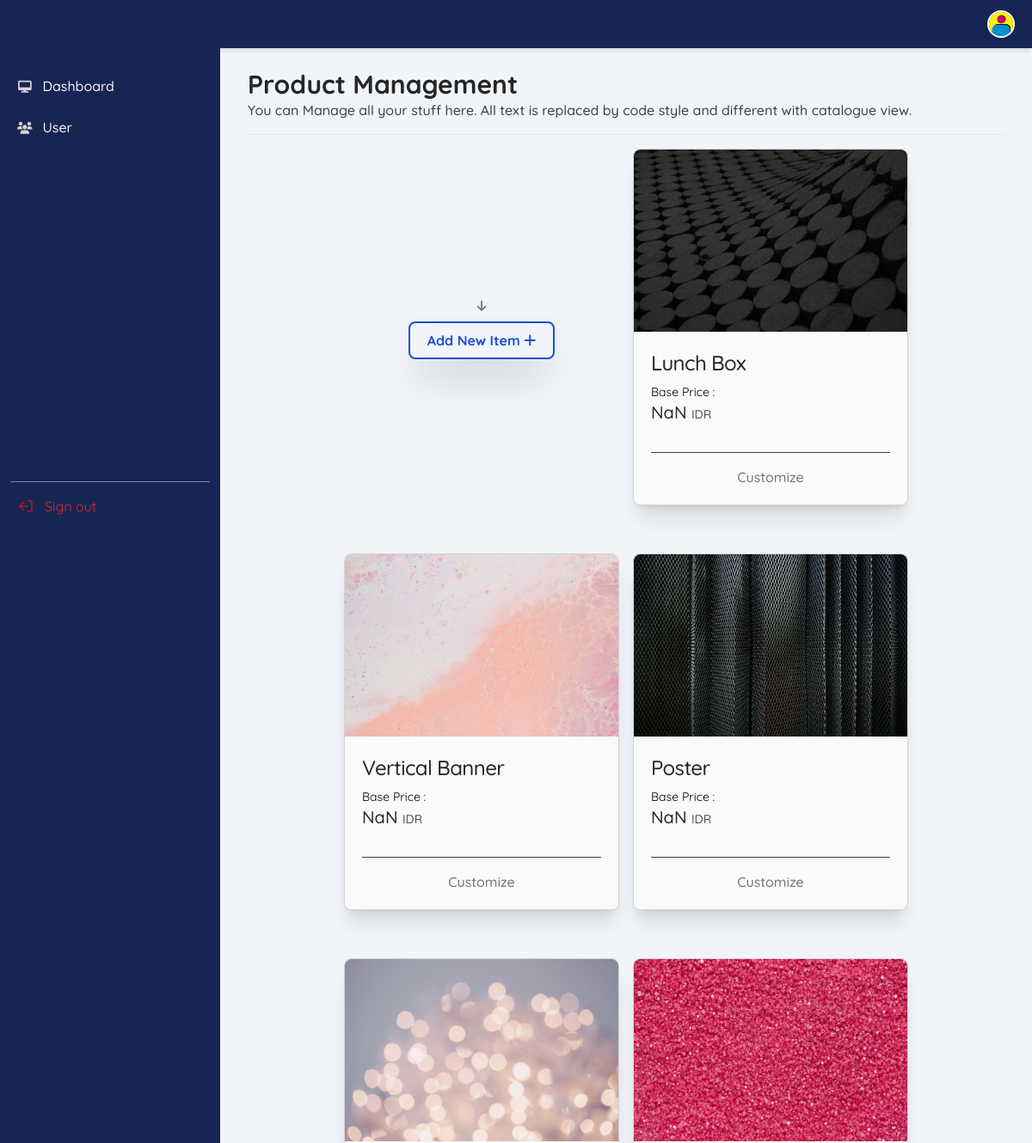
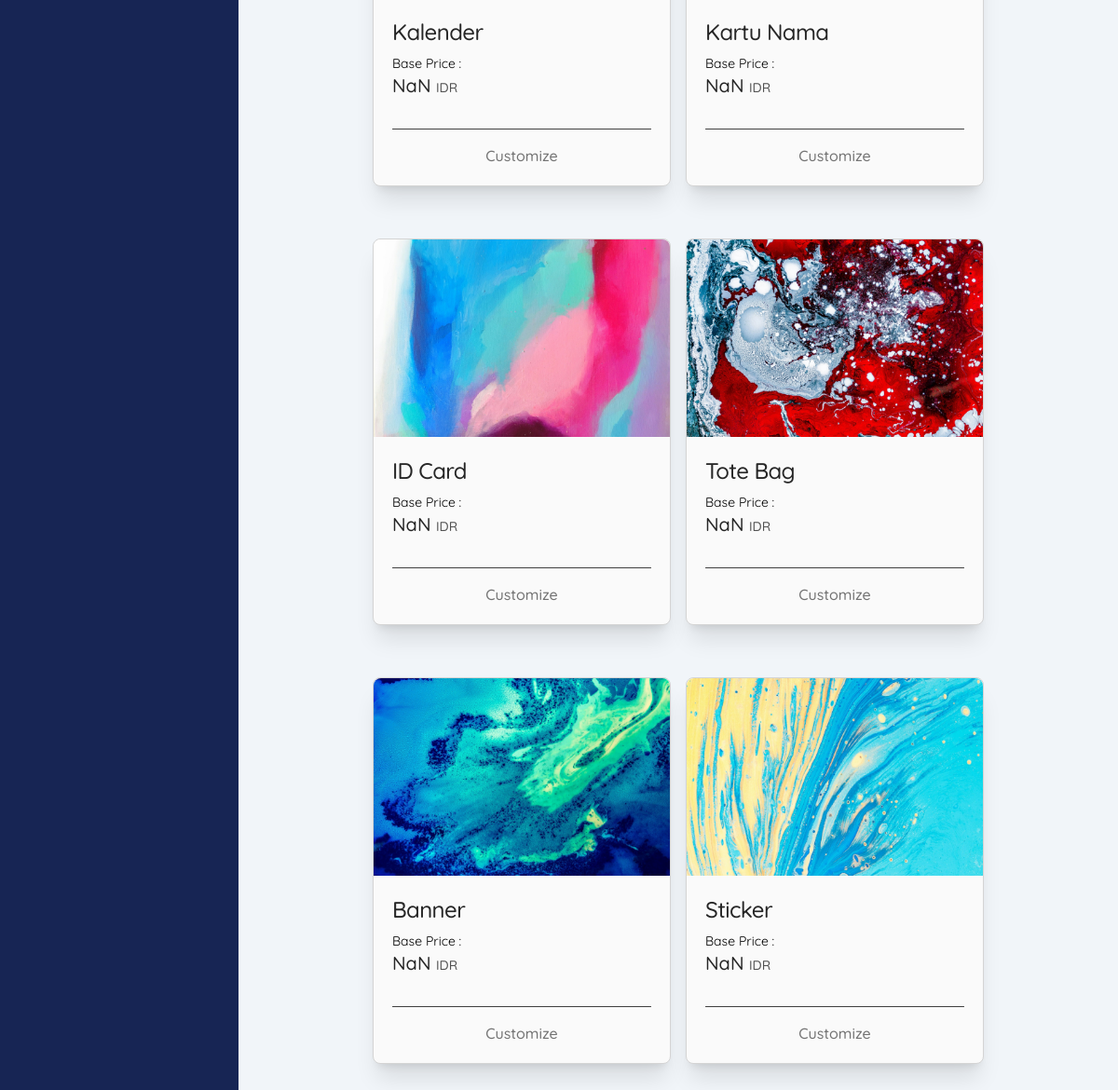
The page /product.php (signed in) on the database its author committed (2 pictures, top to bottom).
### tables this page shows
CREATE TABLE `menu` (
  `menu_id` int(11) NOT NULL,
  `menu_title` varchar(20) NOT NULL,
  `menu_url` varchar(100) NOT NULL,
  `menu_icon` varchar(255) NOT NULL,
  `menu_access` varchar(100) NOT NULL
);

CREATE TABLE `product` (
  `product_id` int(11) NOT NULL,
  `product_name` varchar(100) NOT NULL,
  `product_thumbnail` varchar(255) NOT NULL,
  `product_desc` text NOT NULL,
  `product_price` int(11) NOT NULL
);

### product.php (the view, shortened to what this page needs)
<?php
include_once 'conn.php';
?>
<!DOCTYPE html>
<html lang="en">
<head>
    <script src="https://cdn.tailwindcss.com"></script>
    <link href="https://cdnjs.cloudflare.com/ajax/libs/flowbite/2.3.0/flowbite.min.css" rel="stylesheet" />
    <link href="assets/css/custom.css" rel="stylesheet">
    <link rel="stylesheet" href="https://cdnjs.cloudflare.com/ajax/libs/font-awesome/6.5.2/css/all.min.css" />
</head>
<body class="bg-slate-100">
    <?php include '_navside.php' ?>
    <div class="p-4 sm:ml-64">
        <div class="p-4 mt-12">
            <div class="w-full">
                <h2 class="text-neutral-800 font-bold text-3xl">
                    Product Management
                </h2>
                <p class="text-neutral-700 font-medium">You can Manage all your stuff here. All text is replaced by code style and different with <a href="/index.php#catalugue">catalogue view</a>.</p>
                <hr class="w-full bg-blue-950 rounded mt-4">
            </div>
            <div class="w-full mt-4">
                <div class="flex flex-wrap w-full justify-center gap-4">
                    <div class="max-w-full w-full sm:max-w-full md:max-w-sm lg:max-w-xs xl:max-w-xs mb-10 backdrop-blur-sm">
                        <div class="p-5 flex justify-center text-center items-center py-40 h-full rounded">
                            <a class="text-neutral-500 hover:text-neutral-800" style="cursor: pointer;" data-modal-target="add-item-modal" data-modal-toggle="add-item-modal">
                                <i class="fa fa-arrow-down text-sm mb-2"></i>
                                <h5 class="text-blue-700 hover:text-white border-2 border-blue-700 hover:bg-blue-800 focus:ring-4 focus:outline-none focus:ring-blue-300 font-bold rounded-lg text-md px-5 py-2 text-center shadow-2xl">Add New Item <i class="fa fa-plus text-md"></i></h5>
                            </a>
                        </div>
                    </div>
                    <?php
                    include_once 'conn.php';
                    $query = mysqli_query($con, "SELECT * FROM product ORDER BY product_id DESC");
                    while ($products = mysqli_fetch_array($query)) {
                    ?>
                        <div class="max-w-full h-full w-full sm:max-w-full md:max-w-sm lg:max-w-xs xl:max-w-xs bg-neutral-50 border border-neutral-300 rounded-lg shadow-xl mb-10">
                            <a href="#">
                                <img class="rounded-t-lg max-h-94" src="assets/img/item/<?= $products['product_thumbnail']; ?>" alt="" />
                            </a>
                            <div class="p-5">
                                <a href="#">
                                    <h5 class="mb-2 text-2xl font-medium tracking-tight text-neutral-800 capitalize"><?= $products['product_name']; ?></h5>
                                    <p class="text-sm mt-2">Base Price :</p>
                                    <p class="text-xl font-medium text-neutral-800">
                                            <span class="rp"><?= $products['product_price']; ?></span>
                                            <span class="text-neutral-600 font-regular text-sm">IDR</span>
                                    </p>
                                </a>
                                <hr class="mt-8 bg-neutral-700 rounded border-1 border-neutral-700">
                                <div class="mt-4 flex w-full text-center">
                                    <a href="item.php?i=1" class="inline-flex w-full justify-center items-center text-base font-medium text-center text-neutral-500 hover:text-blue-700 hover:animate-pulse">
                                        Customize
                                    </a>
                                </div>
                            </div>
                        </div>
                    <?php } ?>
                </div>
            </div>
        </div>
    </div>
</body>
</html>

### _navside.php (shortened to what this page needs)
<nav class="fixed top-0 z-30 w-full bg-blue-950 shadow-md">
  <div class="px-3 py-3 lg:px-5 lg:pl-3">
    <div class="flex items-center justify-between">
      <div class="flex items-center justify-start rtl:justify-end">
        <a href="dashboard.php" class="flex ms-2 md:me-24">
          <p class="text-neutral-100 font-regular invisible md:visible">PRINT<span class="font-bold">MAX</span></p>
        </a>
      </div>
      <div class="flex items-center">
        <div class="flex items-center ms-3">
          <div>
            <button type="button" class="flex text-sm bg-gray-800 rounded-full focus:ring-4 focus:ring-gray-300" aria-expanded="false" data-dropdown-toggle="dropdown-user">
              <img class="w-8 h-8 rounded-full border-white border-2" src="assets/img/system/avatar.png" alt="user photo">
            </button>
          </div>
        </div>
      </div>
    </div>
  </div>
</nav>
<aside id="logo-sidebar" class="fixed top-0 left-0 z-40 w-64 h-screen pt-20 transition-transform -translate-x-full bg-blue-950 sm:translate-x-0" aria-label="Sidebar">
  <div class="h-full px-3 pb-4 overflow-y-auto bg-blue-950">
    <ul class="space-y-2 font-regular">
      <?php
      include_once 'conn.php';
      $role_id = $_SESSION['role_id'];
      $query = mysqli_query($con, "SELECT * FROM menu WHERE menu_access LIKE '%$role_id%'");
      while ($menus = mysqli_fetch_array($query)) {
      ?>
        <li class="hover:bg-neutral-950 rounded-lg hover:opacity-50">
          <a href="<?= $menus['menu_url']; ?>" class="flex items-center p-2 text-neutral-100 rounded-lg font-medium">
            <i class="fa <?= $menus['menu_icon']; ?> fa-sm fa-fw text-neutral-300"></i>
            <span class="ms-3 ml-2"><?= $menus['menu_title']; ?></span>
          </a>
        </li>
      <?php } ?>
      <li class="pt-96">
        <hr class="opacity-50">
      </li>
      <li class="hover:bg-neutral-950 rounded-lg hover:opacity-50">
        <a href="signout.php" class="flex items-center p-2 text-red-600 rounded-lg">
          <i class="fa fa-sign-out fa-rotate-180 fa-md fa-fw text-red-800"></i>
          <span class="ms-3 ml-2">Sign out</span>
        </a>
      </li>
    </ul>
  </div>
</aside>

### assets/css/custom.css (style rules this page uses)
body { font-family: "Quicksand", sans-serif; font-optical-sizing: auto; }

### rows shown on the page
menu: menu_title "Dashboard"
menu: menu_title "User"
product: product_thumbnail (picture), product_name "Lunch Box"
product: product_thumbnail (picture), product_name "Vertical Banner"
product: product_thumbnail (picture), product_name "Poster"
product: product_thumbnail (picture), product_name "Kalender"
product: product_thumbnail (picture), product_name "Kartu Nama"
product: product_thumbnail (picture), product_name "ID Card"
product: product_thumbnail (picture), product_name "Tote Bag"
product: product_thumbnail (picture), product_name "Banner"
product: product_thumbnail (picture), product_name "Sticker"
